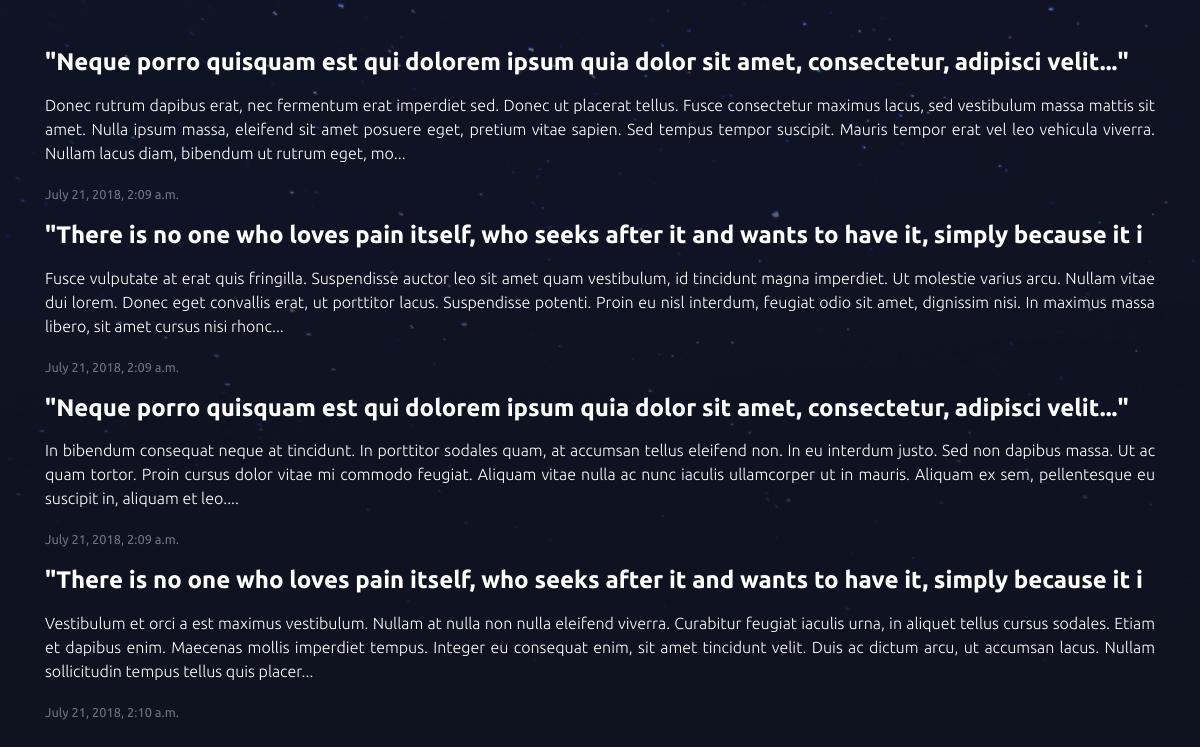
The app's page /articles/ with its own data.
### articles/models.py (models this page shows, shortened)
class Article(models.Model):
     title = models.CharField(max_length=100)
     body = models.TextField()
     slug = models.SlugField()
     date = models.DateTimeField(auto_now_add=True)
     def snippet(self):
          return self.body[:350] + "..."

### articles/views.py (the view)
# urls.py: path('', views.articles, name='list'),
def articles(request):
     articles = Article.objects.all().order_by('date')
     return render(request, 'articles/index.html',{"articles": articles})

### articles/templates/articles/index.html
{% extends 'base_layout.html' %}
{% block content %}
<div class="container py-5">
          {% for article in articles %}
          <h4 class="mb-3">
               <b>
                    <a class="text-white" href="{% url 'single' slug=article.slug %}">{{ article.title }}</a>
               </b>
          </h4>
          <p class="lead text-justify text-white">{{ article.snippet }}</p>
          <p class="lead text-justify text-white"><small class="text-muted">{{ article.date }}</small></p>
          {% endfor %}
     </div>
{% endblock content %}

### templates/base_layout.html (shortened to what this page needs)
<!doctype html>
<html lang="en">
<head>
     <link rel="stylesheet" href="https://stackpath.bootstrapcdn.com/bootstrap/4.1.2/css/bootstrap.min.css"
>
     <link rel="stylesheet" href="/assets/css/styles.css">
</head>
<body>
     {% block content %}
     {% endblock %}
</body>
</html>

### assets/css/styles.css (style rules this page uses)
body { font-family: 'Ubuntu', sans-serif; background-image: url("/assets/img/stars.png"); background-size: cover; background-repeat: no-repeat; }
.lead { font-size: 16px; }

### records on screen
Article: title "\"Neque porro quisquam est qui dolorem ipsum quia dolor sit amet, consectetur, adipisci velit...\"", snippet "Donec rutrum dapibus erat, nec fermentum erat imperdiet sed. Donec ut placerat tellus. Fusce consectetur maximus lacus, sed vestibulum massa mattis sit amet. Nulla ipsum massa, eleifend sit amet posuere eget, pretium vitae sapien. Sed tempus tempor suscipit. Mauris tempor erat vel leo vehicula viverra. Nullam lacus diam, bibendum ut rutrum eget, mo...", date "July 21, 2018, 2:09 a.m."
Article: title "\"There is no one who loves pain itself, who seeks after it and wants to have it, simply because it i", snippet "Fusce vulputate at erat quis fringilla. Suspendisse auctor leo sit amet quam vestibulum, id tincidunt magna imperdiet. Ut molestie varius arcu. Nullam vitae dui lorem. Donec eget convallis erat, ut porttitor lacus. Suspendisse potenti. Proin eu nisl interdum, feugiat odio sit amet, dignissim nisi. In maximus massa libero, sit amet cursus nisi rhonc...", date "July 21, 2018, 2:09 a.m."
Article: title "\"Neque porro quisquam est qui dolorem ipsum quia dolor sit amet, consectetur, adipisci velit...\"", snippet "In bibendum consequat neque at tincidunt. In porttitor sodales quam, at accumsan tellus eleifend non. In eu interdum justo. Sed non dapibus massa. Ut ac quam tortor. Proin cursus dolor vitae mi commodo feugiat. Aliquam vitae nulla ac nunc iaculis ullamcorper ut in mauris. Aliquam ex sem, pellentesque eu suscipit in, aliquam et leo....", date "July 21, 2018, 2:09 a.m."
Article: title "\"There is no one who loves pain itself, who seeks after it and wants to have it, simply because it i", snippet "Vestibulum et orci a est maximus vestibulum. Nullam at nulla non nulla eleifend viverra. Curabitur feugiat iaculis urna, in aliquet tellus cursus sodales. Etiam et dapibus enim. Maecenas mollis imperdiet tempus. Integer eu consequat enim, sit amet tincidunt velit. Duis ac dictum arcu, ut accumsan lacus. Nullam sollicitudin tempus tellus quis placer...", date "July 21, 2018, 2:10 a.m."
